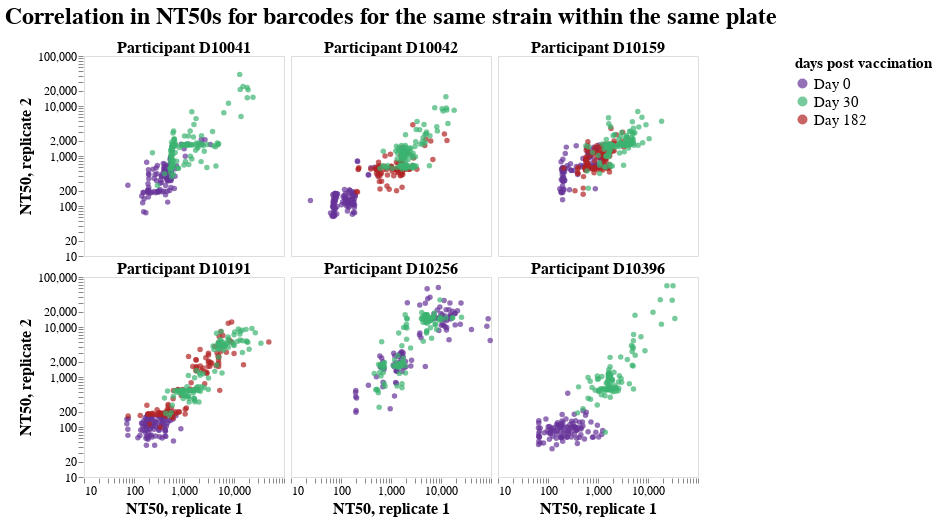

This figure's notebook cell:
### Code cell
#Make plot showing correlation for samples run on same plate, both plates with replicates
alt.Chart(merged_replicates_withbarcodes).mark_point(filled=True).encode( 
    x=alt.X('NT50_rep1', scale=alt.Scale(type="log"),axis=alt.Axis(title="NT50, replicate 1")), 
    y=alt.Y('NT50_rep2', scale=alt.Scale(type="log"),axis=alt.Axis(title="NT50, replicate 2")),
    color =alt.Color('day:N', sort=['d0','d30','d182'], title="days post vaccination",legend=alt.Legend(orient='right',labelLimit= 0)).scale(range = ['rebeccapurple', 'mediumseagreen', 'firebrick']),
    facet=alt.Facet(
    "individual:N",
    header=alt.Header(
        labelFontSize=16, labelFontStyle="bold", labelPadding=0, title="Correlation in NT50s for barcodes for the same strain within the same plate", titleFontSize=24
    ),
    spacing=3,
    columns=3,
            )
).properties(width = 200, height = 200).configure_axis(grid=False, domain=False,labelFontSize=12,titleFontSize=16).configure_legend(titleAlign='left',labelLimit= 0,
titleFontSize=15,
labelFontSize=15
)

### Figure 1 — Vega-Lite specification as saved in the notebook (floating-point values rounded to 4 significant figures; data arrays with more than 128 entries replaced by an {"elided": "..."} marker saying what was removed)
{"config": {"view": {"continuousWidth": 300, "continuousHeight": 300}, "axis": {"domain": false, "grid": false, "labelFontSize": 12, "titleFontSize": 16}, "legend": {"labelFontSize": 15, "labelLimit": 0, "titleAlign": "left", "titleFontSize": 15}}, "data": {"name": "data-3c4ece4f4a3561617cdf4c95f4dd40ae"}, "mark": {"type": "point", "filled": true}, "encoding": {"color": {"field": "day", "legend": {"labelLimit": 0, "orient": "right"}, "scale": {"range": ["rebeccapurple", "mediumseagreen", "firebrick"]}, "sort": ["d0", "d30", "d182"], "title": "days post vaccination", "type": "nominal"}, "facet": {"columns": 3, "field": "individual", "header": {"labelFontSize": 16, "labelFontStyle": "bold", "labelPadding": 0, "title": "Correlation in NT50s for barcodes for the same strain within the same plate", "titleFontSize": 24}, "spacing": 3, "type": "nominal"}, "x": {"axis": {"title": "NT50, replicate 1"}, "field": "NT50_rep1", "scale": {"type": "log"}, "type": "quantitative"}, "y": {"axis": {"title": "NT50, replicate 2"}, "field": "NT50_rep2", "scale": {"type": "log"}, "type": "quantitative"}}, "height": 200, "width": 200, "$schema": "https://vega.github.io/schema/vega-lite/v5.16.3.json", "datasets": {"data-3c4ece4f4a3561617cdf4c95f4dd40ae": {"elided": "1620 records"}}}
